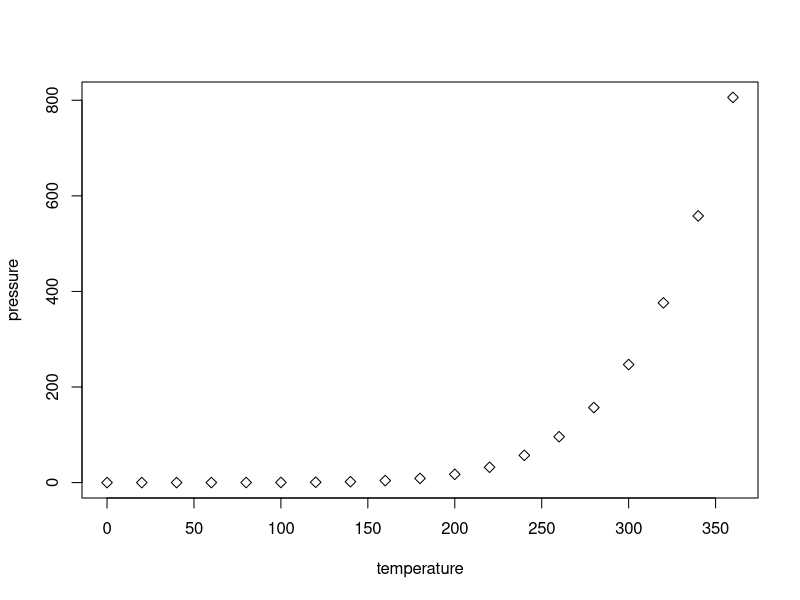
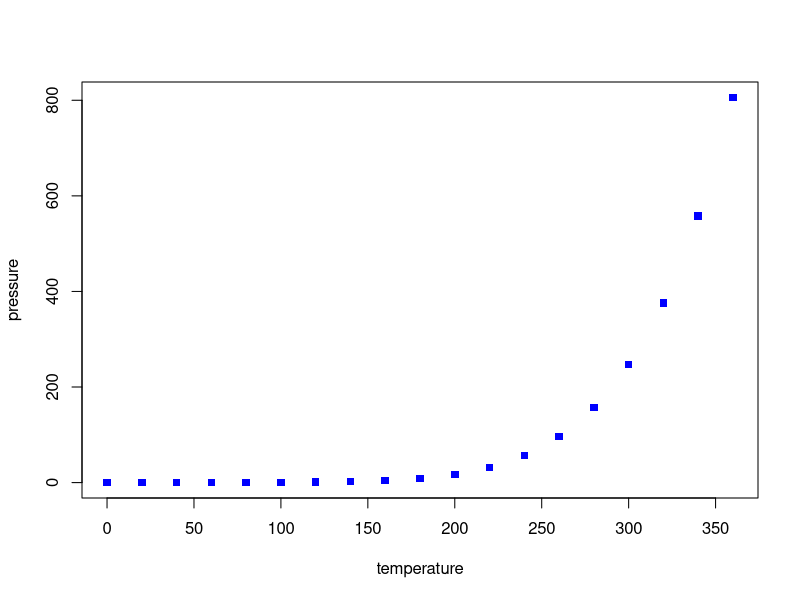
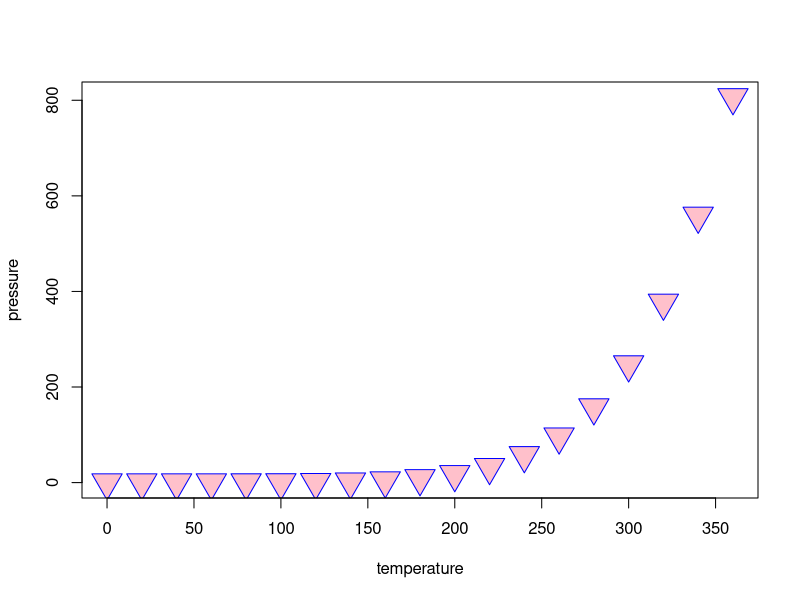
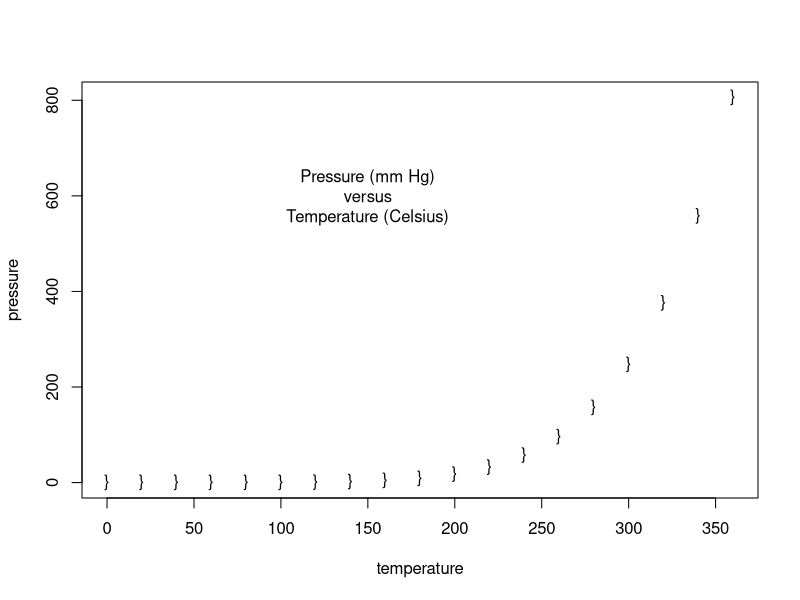
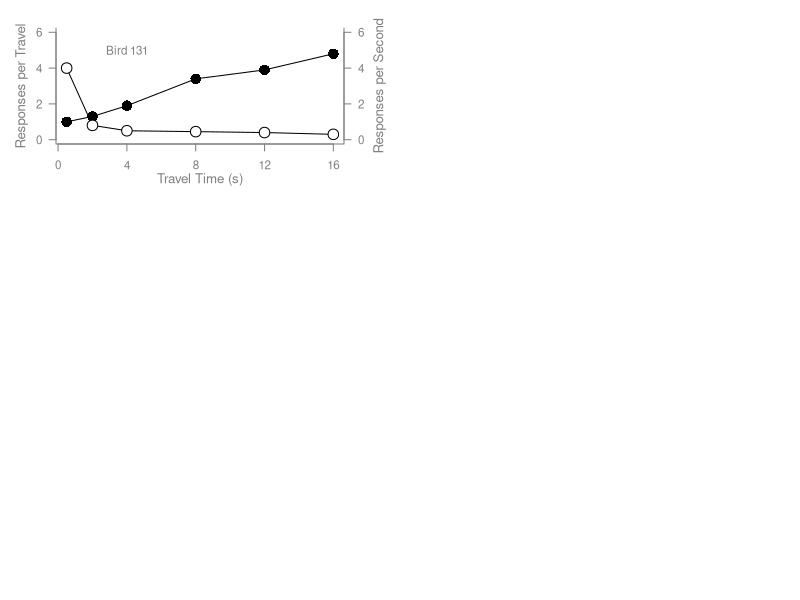

The R source for these figures, in order:
## ---- chunk 1
plot(pressure, pch = 5)  # Can you change pch?
plot(pressure, pch = 15, col = "blue")
plot(pressure, pch = 25, bg = "pink", col = "blue", cex = 3)
plot(pressure, pch = 125)

text(150, 600, 
     "Pressure (mm Hg)\nversus\nTemperature (Celsius)")
## ---- chunk 2
# Setting the parameter (3 rows by 2 cols)
par(mfrow=c(3, 2))

# Scatterplot
# Note the incremental additions

x <- c(0.5, 2, 4, 8, 12, 16)
y1 <- c(1, 1.3, 1.9, 3.4, 3.9, 4.8)
y2 <- c(4, .8, .5, .45, .4, .3)

# Setting label orientation, margins c(bottom, left, top, right) & text size
par(las=1, mar=c(4, 4, 2, 4), cex=.7) 
plot.new()
plot.window(range(x), c(0, 6))
lines(x, y1)
lines(x, y2)
points(x, y1, pch=16, cex=2) # Try different cex value?  
points(x, y2, pch=21, bg="white", cex=2)  # Different background color
par(col="gray50", fg="gray50", col.axis="gray50")
axis(1, at=seq(0, 16, 4)) # What is the first number standing for?
axis(2, at=seq(0, 6, 2))
axis(4, at=seq(0, 6, 2))
box(bty="u")
mtext("Travel Time (s)", side=1, line=2, cex=0.8)
mtext("Responses per Travel", side=2, line=2, las=0, cex=0.8)
mtext("Responses per Second", side=4, line=2, las=0, cex=0.8)
text(4, 5, "Bird 131")
par(mar=c(5.1, 4.1, 4.1, 2.1), col="black", fg="black", col.axis="black")

## ---- chunk 3

